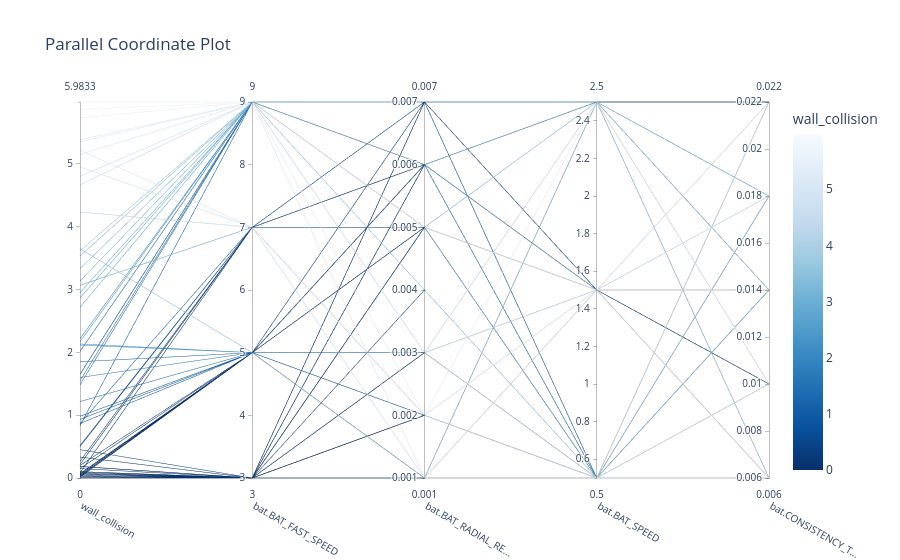

The notebook cell saved with this chart:
### Code cell
%matplotlib ipympl
fig = plot_parallel_coordinate(study, target=lambda t: t.values[0], target_name="wall_collision")
fig.show()

### Figure 1 — Plotly figure (JSON) as saved in the notebook; plotly's stock layout.template omitted (floating-point values rounded to 4 significant figures; data arrays with more than 128 entries replaced by an {"elided": "..."} marker saying what was removed)
{"data": [{"dimensions": [{"label": "wall_collision", "range": [0, 5.983], "values": {"elided": "360 float values"}}, {"label": "bat.BAT_FAST_SPEED", "range": [3, 9], "values": {"elided": "360 int values"}}, {"label": "bat.BAT_RADIAL_RE...", "range": [0.001, 0.007], "values": {"elided": "360 float values"}}, {"label": "bat.BAT_SPEED", "range": [0.5, 2.5], "values": {"elided": "360 float values"}}, {"label": "bat.CONSISTENCY_T...", "range": [0.006, 0.022], "values": {"elided": "360 float values"}}], "labelangle": 30, "labelside": "bottom", "line": {"color": {"elided": "360 float values"}, "colorbar": {"title": {"text": "wall_collision"}}, "colorscale": [[0, "rgb(247,251,255)"], [0.125, "rgb(222,235,247)"], [0.25, "rgb(198,219,239)"], [0.375, "rgb(158,202,225)"], [0.5, "rgb(107,174,214)"], [0.625, "rgb(66,146,198)"], [0.75, "rgb(33,113,181)"], [0.875, "rgb(8,81,156)"], [1, "rgb(8,48,107)"]], "reversescale": true, "showscale": true}, "type": "parcoords"}], "layout": {"title": {"text": "Parallel Coordinate Plot"}}}
